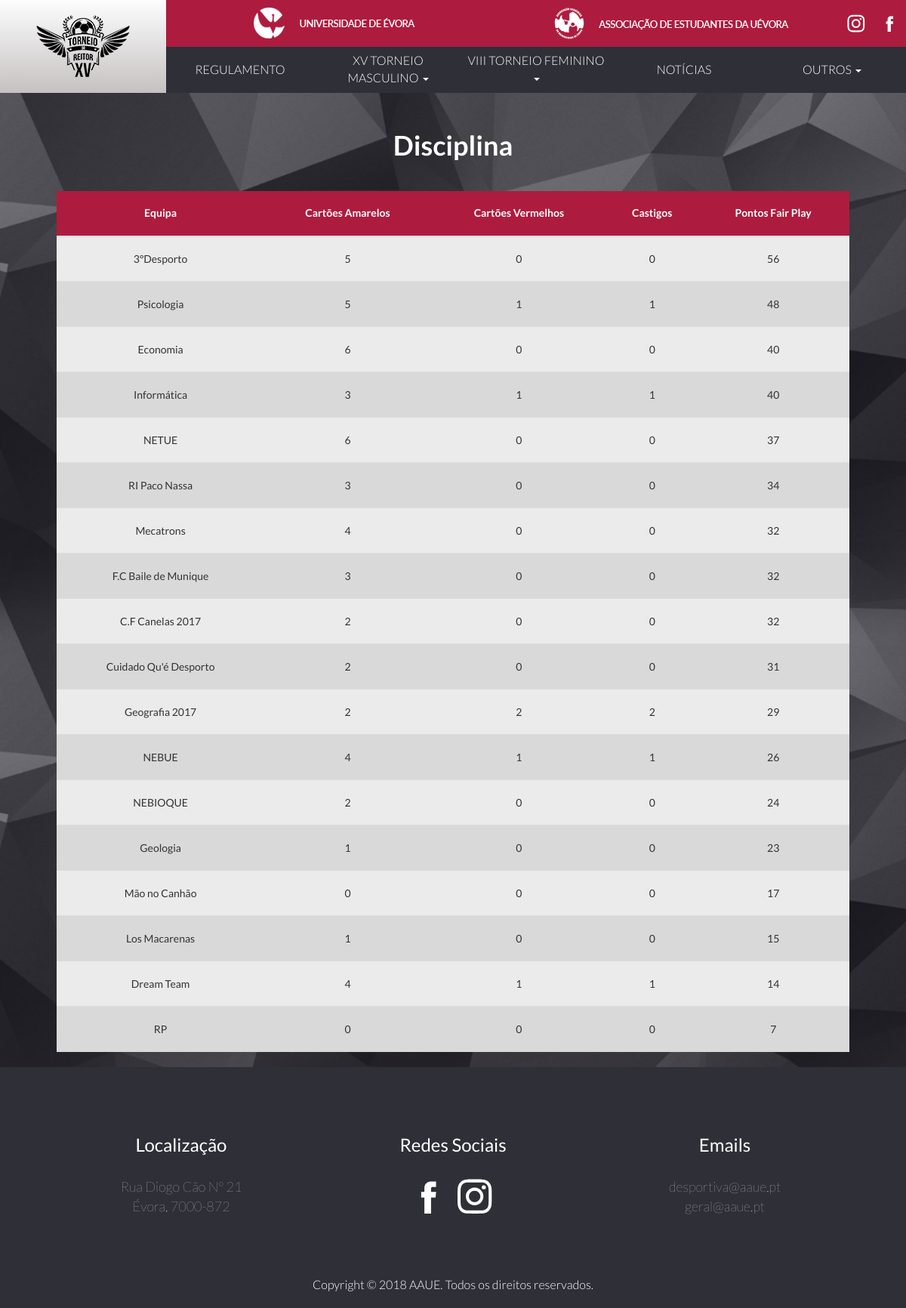
Page /index.php/disciplina on the committed database.
### tables this page shows
CREATE TABLE `tr2018_equipas` (
  `id` int(11) NOT NULL AUTO_INCREMENT,
  `nome` text,
  `pontos` int(11) DEFAULT NULL,
  `jogos` int(11) DEFAULT NULL,
  `gm` int(11) DEFAULT NULL,
  `gs` int(11) DEFAULT NULL,
  `grupo` int(11) DEFAULT NULL,
  `cart_verm` int(11) DEFAULT '0',
  `cart_amrl` int(11) DEFAULT '0',
  `castigos` int(11) DEFAULT '0',
  `pts_fairplay` int(11) DEFAULT '0',
  PRIMARY KEY (`id`)
);

### application/controllers/Disciplina.php (called while the page is built, shortened)
<?php
class Disciplina extends CI_Controller {
	public function __construct()
	{
		$this->load->model('disciplina_model');
	}
	public function index()
	{
		$data['disciplina'] = $this->disciplina_model->getDisciplina();
		$this->load->view('template/header', $data);
		$this->load->view('disciplina');
		$this->load->view('template/footer');
	}
}

### index.php (called while the page is built, shortened)
<?php
require_once BASEPATH.'core/CodeIgniter.php';

### application/models/Disciplina_model.php (called while the page is built, shortened)
<?php
class Disciplina_model extends CI_Model {
	public function getDisciplina()
	{
		$query = $this->db->select('nome, cart_amrl, cart_verm, castigos, pts_fairplay')
		->from('equipas')
		->order_by('pts_fairplay', 'DESC')
		->get();
		return $query->result_array();
	}
}

### application/views/disciplina.php (the view)
<div class="container">
	<h1 class="titulo">Disciplina</h1>
	<div class="table-responsive">
		<table class="table">
			<table class="table tabela-riscada">
				<thead>
					<tr>
						<th>Equipa</th>
						<th>Cartões Amarelos</th>
						<th>Cartões Vermelhos</th>
						<th>Castigos</th>
						<th>Pontos Fair Play</th>
					</tr>
				</thead>
				<tbody>
					<?php
					foreach($disciplina as $disciplina): ?>
					<tr>
						<td><?php echo $disciplina['nome']; ?></td>
						<td><?php echo $disciplina['cart_amrl']; ?></td>
						<td><?php echo $disciplina['cart_verm']; ?></td>
						<td><?php echo $disciplina['castigos']; ?></td>
						<td><?php echo $disciplina['pts_fairplay']; ?></td>
					</tr>
				<?php endforeach; ?>
			</tbody>
		</table>
	</table>
</div>
</div>

### application/views/template/header.php (shortened to what this page needs)
?><!DOCTYPE html>
<html lang="en">
	<head>
		<link href="<?php echo base_url()?>assets/css/bootstrap.min.css" rel="stylesheet">
		<link href="<?php echo base_url()?>assets/css/custom.css" rel="stylesheet">
	</head>
	<body>
		<header>
			<div class="flex">
				<a href="<?php echo base_url()?>" id="logo">
					<img src="<?php echo base_url()?>assets/imgs/logotorneio.png">
				</a>
				<div class="flex col">
					<div class="flex" id="barra_cima">
						<a class="flex logos_univ_aaue" href="http://www.uevora.pt/" target="_blank">
							<img src="<?php echo base_url()?>assets/imgs/uevora-logo.png" class="logo_barra_cima">
						</a>
						<a class="flex logos_univ_aaue" href="http://www.aaue.pt/" target="_blank">
							<img src="<?php echo base_url()?>assets/imgs/aaue-logo.png" class="logo_barra_cima">
						</a>
						<div class="flex social">
							<a href="https://www.instagram.com/aauevora/" target="_blank" class="icones_social">
								<img src="<?php echo base_url()?>assets/imgs/instagram.svg">
							</a>
							<a href="https://www.facebook.com/AAUEvora/" target="_blank" class="icones_social">
								<img src="<?php echo base_url()?>assets/imgs/facebook.svg">
							</a>
						</div>
					</div>
					<div class="flex" id="barra_baixo">
						<div class="flex botoes_header">
							<div class="botao_header dropdown" href="#">
								<a class="botao_header"
									 href="https://drive.google.com/file/d/0BwUuAycNvGeSNGVTOEZneG1Pbjg/view"
									 target="_blank">
									<button class="header-dropdown"
													type="button"
													aria-haspopup="true"
													aria-expanded="true">
										REGULAMENTO
									</button>
								</a>
							</div>
							<div class="botao_header dropdown" href="#">
								<button class="header-dropdown dropdown-toggle" type="button"
												data-toggle="dropdown" aria-haspopup="true"
												aria-expanded="true">
									XV TORNEIO MASCULINO
									<span class="caret"></span>
								</button>
							</div>
							<div class="botao_header dropdown" href="#">
								<button class="header-dropdown dropdown-toggle" type="button"
												data-toggle="dropdown" aria-haspopup="true"
												aria-expanded="true">
									VIII TORNEIO FEMININO
									<span class="caret"></span>
								</button>
							</div>
							<div class="botao_header dropdown" href="#">
								<a class="botao_header" href="<?php echo base_url()?>index.php/noticias/">
									<button class="header-dropdown" type="button"
													aria-haspopup="true" aria-expanded="true">
										NOTÍCIAS
									</button>
								</a>
							</div>
							<div class="botao_header dropdown" href="#">
								<button class="header-dropdown dropdown-toggle" type="button"
												data-toggle="dropdown" aria-haspopup="true"
												aria-expanded="true">
									OUTROS
									<span class="caret"></span>
								</button>
							</div>
						</div>
					</div>
				</div>
			</div>
		</header>

### application/views/template/footer.php (shortened to what this page needs)
<section class="contactos">
  <div class="footer-above">
    <div class="container">
      <div class="row">
        <div class="footer-col col-md-4">
          <h3>Localização</h3>
          <p>Rua Diogo Cão Nº 21
          <br>Évora, 7000-872</p>
        </div>
        <div class="footer-col col-md-4">
          <h3>Redes Sociais</h3>
          <ul class="list-inline">
            <li>
              <a href="https://www.facebook.com/AAUEvora/"
              target="_blank"
              >
                <img style="  width: 50px;
                height: 50px;" src="<?php echo base_url()?>assets/imgs/facebook.svg">
              </a>
            </li>
            <li>
              <a href="https://www.instagram.com/aauevora/"
              target="_blank"
              >
                <img style="  width: 48px;
                height: 48px;" src="<?php echo base_url()?>assets/imgs/instagram.svg">
              </a>
            </li>
          </ul>
        </div>
        <div class="footer-col col-md-4">
          <h3>Emails</h3>
          <p>desportiva@aaue.pt
          <br>geral@aaue.pt</p>
        </div>
      </div>
    </div>
  </div>
</section>
    <footer class="footer-reitor">
      <p class="footer-text">
        Copyright &copy; 2018 AAUE. Todos os direitos reservados.
      </p>
    </footer>
  </body>
</html>

### assets/css/custom.css (style rules this page uses)
html, body { font-family: 'Lato', sans-serif; background-image: url("../imgs/bg-grande.jpg"); background-size: cover; margin:0; padding:0; height:100%; }
.container { padding-right: 5%; padding-left: 5%; margin-top: 20px; margin-right: auto; margin-left: auto; min-height: 100%; }
.titulo { text-align: center; padding: 10px; color: white; font-weight: bolder; }
p, li { color: white; font-weight: lighter; font-size: 18px; font-family: 'Lato', sans-serif; }
.flex { display: flex; height: 123px; }
.col { flex-direction: column; }
.col, .col > div { flex-grow: 1; }
.social { text-align: center; height:100%; }
.icones_social { align-self: center; margin-left: 10px; margin-right: 10px; width: 24px; height: 24px; }
#logo { background: linear-gradient(to bottom, rgba(253,253,253,1) 0%, rgba(197,193,193,1) 100%); width: calc(100%*0.5625); padding-top: 20px; padding-bottom: 20px; max-width: 220px; text-align: center; }
.logos_univ_aaue { width:50%; height: 100%; text-align: center; }
.logo_barra_cima { vertical-align: middle; align-self: center; text-align: center; margin: 0 auto; }
.botoes_header { height: 100%; text-align: center; align-items: center; }
#barra_cima { background-color: rgb(173,28,62); overflow: hidden; height:50%; text-align: center; z-index: auto; }
.botao_header { width:100%; height: 100%; background-color: rgb(47,47,55); }
.header-dropdown { background-color: rgb(47,47,55); border: none; outline: none; width:100%; height: 100%; }
#barra_baixo { background-color: rgb(47,47,55); height:50%; }
#barra_baixo .botoes_header { width: 100%; }
#barra_baixo .botoes_header .botao_header { text-decoration: none; color: white; }
#barra_baixo .botoes_header .botao_header { text-decoration: none; color: #ffffff; font-weight: 300; font-size: 16px; font-family: 'Lato', sans-serif; }
.footer-reitor { display: flex; height: 61.5px; bottom: 0; left: 0; width: 100%; background-color: rgb(47,47,55); }
.footer-text { text-align: center; align-self: center; width: 100%; color: #ffffff; margin:0 auto; font-weight: 300; font-size: 16px; font-family: 'Lato', sans-serif; }
.tabela-riscada { vertical-align: middle; text-align: center; height: 60px; border: 0px; }
.tabela-riscada > tbody > tr > td { vertical-align: middle; height: 60px; }
.tabela-riscada > thead > tr > th { height: 60px; background-color: #AD1C3E; color:white; vertical-align: middle; text-align: center; }
.tabela-riscada > tbody > tr:nth-of-type(odd) { background-color: #EBEBEB; }
.tabela-riscada > tbody > tr:nth-of-type(even) { background-color: #D9D9D9; }
.contactos { text-align: center; width: 100%; color: #ffffff; margin:0 auto; font-weight: 300; font-size: 16px; font-family: 'Lato', sans-serif; }
.contactos h3 { margin-bottom: 30px; }
.contactos .footer-above { padding-top: 50px; background-color: rgb(47,47,55); }
.contactos .footer-col { margin-bottom: 50px; }

### rows in the picture
tr2018_equipas: nome "3ºDesporto", cart_amrl "5", cart_verm "0", castigos "0", pts_fairplay "56"
tr2018_equipas: nome "Psicologia", cart_amrl "5", cart_verm "1", castigos "1", pts_fairplay "48"
tr2018_equipas: nome "Economia", cart_amrl "6", cart_verm "0", castigos "0", pts_fairplay "40"
tr2018_equipas: nome "Informática", cart_amrl "3", cart_verm "1", castigos "1", pts_fairplay "40"
tr2018_equipas: nome "NETUE", cart_amrl "6", cart_verm "0", castigos "0", pts_fairplay "37"
tr2018_equipas: nome "RI Paco Nassa", cart_amrl "3", cart_verm "0", castigos "0", pts_fairplay "34"
tr2018_equipas: nome "Mecatrons", cart_amrl "4", cart_verm "0", castigos "0", pts_fairplay "32"
tr2018_equipas: nome "F.C Baile de Munique", cart_amrl "3", cart_verm "0", castigos "0", pts_fairplay "32"
tr2018_equipas: nome "C.F Canelas 2017", cart_amrl "2", cart_verm "0", castigos "0", pts_fairplay "32"
tr2018_equipas: nome "Cuidado Qu'é Desporto", cart_amrl "2", cart_verm "0", castigos "0", pts_fairplay "31"
tr2018_equipas: nome "Geografia 2017", cart_amrl "2", cart_verm "2", castigos "2", pts_fairplay "29"
tr2018_equipas: nome "NEBUE", cart_amrl "4", cart_verm "1", castigos "1", pts_fairplay "26"
tr2018_equipas: nome "NEBIOQUE", cart_amrl "2", cart_verm "0", castigos "0", pts_fairplay "24"
tr2018_equipas: nome "Geologia", cart_amrl "1", cart_verm "0", castigos "0", pts_fairplay "23"
tr2018_equipas: nome "Mão no Canhão", cart_amrl "0", cart_verm "0", castigos "0", pts_fairplay "17"
tr2018_equipas: nome "Los Macarenas", cart_amrl "1", cart_verm "0", castigos "0", pts_fairplay "15"
tr2018_equipas: nome "Dream Team", cart_amrl "4", cart_verm "1", castigos "1", pts_fairplay "14"
tr2018_equipas: nome "RP", cart_amrl "0", cart_verm "0", castigos "0", pts_fairplay "7"
